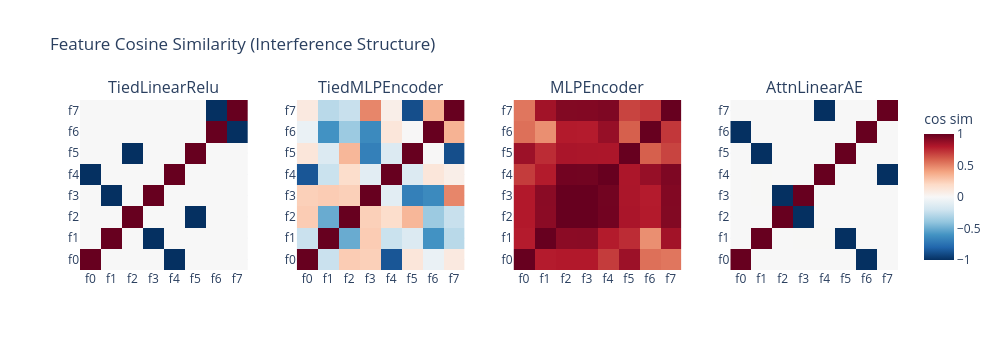

Write notebook code for a chart like this one.
### Markdown cell above
## Interference Structure

The cosine similarity matrix between feature embeddings shows which
features interfere with each other. Ideally, features with similar
importance but different identities should be orthogonal (zero cosine
similarity). In practice, superposition forces some features to share
directions.

### Code cell
# -- Cosine similarity matrices --

fig_cos = make_subplots(
    rows=1,
    cols=4,
    subplot_titles=list(models_sparse.keys()),
    horizontal_spacing=0.06,
)

for col_idx, (name, tm) in enumerate(models_sparse.items(), 1):
    cos_sim = tm.cosine_similarity_matrix.cpu().numpy()
    labels = [f"f{i}" for i in range(N_FEATURES)]
    fig_cos.add_trace(
        go.Heatmap(
            z=cos_sim,
            x=labels,
            y=labels,
            colorscale="RdBu_r",
            zmid=0,
            zmin=-1,
            zmax=1,
            showscale=(col_idx == 4),
            colorbar=dict(title="cos sim") if col_idx == 4 else None,
        ),
        row=1,
        col=col_idx,
    )

fig_cos.update_layout(
    title="Feature Cosine Similarity (Interference Structure)",
    template="plotly_white",
    height=350,
    width=1000,
)
fig_cos.show()

### Figure 1 — Plotly figure (JSON) as saved in the notebook; plotly's stock layout.template omitted (floating-point values rounded to 4 significant figures)
{"data": [{"colorscale": [[0.0, "rgb(5,48,97)"], [0.1, "rgb(33,102,172)"], [0.2, "rgb(67,147,195)"], [0.3, "rgb(146,197,222)"], [0.4, "rgb(209,229,240)"], [0.5, "rgb(247,247,247)"], [0.6, "rgb(253,219,199)"], [0.7, "rgb(244,165,130)"], [0.8, "rgb(214,96,77)"], [0.9, "rgb(178,24,43)"], [1.0, "rgb(103,0,31)"]], "showscale": false, "type": "heatmap", "x": ["f0", "f1", "f2", "f3", "f4", "f5", "f6", "f7"], "xaxis": "x", "y": ["f0", "f1", "f2", "f3", "f4", "f5", "f6", "f7"], "yaxis": "y", "z": [[1.0, 0.0008325, -0.0007889, -0.0004092, -1.0, 0.0004911, -0.001018, 0.0007942], [0.0008325, 1.0, 0.0009944, -1.0, -0.0003595, -0.001115, 0.001264, -0.0004275], [-0.0007889, 0.0009944, 1.0, -0.0005999, 0.0002601, -1.0, 0.0004123, 0.001152], [-0.0004092, -1.0, -0.0005999, 1.0, -6.458e-05, 0.0007211, -0.0008045, -3.134e-05], [-1.0, -0.0003595, 0.0002601, -6.458e-05, 1.0, 3.691e-05, -0.0001171, 0.0003406], [0.0004911, -0.001115, -1.0, 0.0007211, 3.691e-05, 1.0, 0.0002641, -0.001828], [-0.001018, 0.001264, 0.0004123, -0.0008045, -0.0001171, 0.0002641, 1.0, -1.0], [0.0007942, -0.0004275, 0.001152, -3.134e-05, 0.0003406, -0.001828, -1.0, 1.0]], "zmax": 1, "zmid": 0, "zmin": -1}, {"colorscale": [[0.0, "rgb(5,48,97)"], [0.1, "rgb(33,102,172)"], [0.2, "rgb(67,147,195)"], [0.3, "rgb(146,197,222)"], [0.4, "rgb(209,229,240)"], [0.5, "rgb(247,247,247)"], [0.6, "rgb(253,219,199)"], [0.7, "rgb(244,165,130)"], [0.8, "rgb(214,96,77)"], [0.9, "rgb(178,24,43)"], [1.0, "rgb(103,0,31)"]], "showscale": false, "type": "heatmap", "x": ["f0", "f1", "f2", "f3", "f4", "f5", "f6", "f7"], "xaxis": "x2", "y": ["f0", "f1", "f2", "f3", "f4", "f5", "f6", "f7"], "yaxis": "y2", "z": [[1.0, -0.2234, 0.2552, 0.2403, -0.8585, 0.1228, -0.06857, 0.09743], [-0.2234, 1.0, -0.5035, 0.2543, -0.2211, -0.144, -0.603, -0.2751], [0.2552, -0.5035, 1.0, 0.2401, 0.1774, 0.3322, -0.3675, -0.2285], [0.2403, 0.2543, 0.2401, 1.0, -0.1125, -0.6854, -0.6401, 0.4898], [-0.8585, -0.2211, 0.1774, -0.1125, 1.0, -0.1409, 0.1216, 0.063], [0.1228, -0.144, 0.3322, -0.6854, -0.1409, 1.0, 0.004904, -0.889], [-0.06857, -0.603, -0.3675, -0.6401, 0.1216, 0.004904, 1.0, 0.3465], [0.09743, -0.2751, -0.2285, 0.4898, 0.063, -0.889, 0.3465, 1.0]], "zmax": 1, "zmid": 0, "zmin": -1}, {"colorscale": [[0.0, "rgb(5,48,97)"], [0.1, "rgb(33,102,172)"], [0.2, "rgb(67,147,195)"], [0.3, "rgb(146,197,222)"], [0.4, "rgb(209,229,240)"], [0.5, "rgb(247,247,247)"], [0.6, "rgb(253,219,199)"], [0.7, "rgb(244,165,130)"], [0.8, "rgb(214,96,77)"], [0.9, "rgb(178,24,43)"], [1.0, "rgb(103,0,31)"]], "showscale": false, "type": "heatmap", "x": ["f0", "f1", "f2", "f3", "f4", "f5", "f6", "f7"], "xaxis": "x3", "y": ["f0", "f1", "f2", "f3", "f4", "f5", "f6", "f7"], "yaxis": "y3", "z": [[1.0, 0.7911, 0.8007, 0.7991, 0.6994, 0.8574, 0.5542, 0.5348], [0.7911, 1.0, 0.9045, 0.9063, 0.7928, 0.7437, 0.4644, 0.8427], [0.8007, 0.9045, 1.0, 1.0, 0.971, 0.8219, 0.7934, 0.928], [0.7991, 0.9063, 1.0, 1.0, 0.9703, 0.8198, 0.791, 0.9293], [0.6994, 0.7928, 0.971, 0.9703, 1.0, 0.8165, 0.8743, 0.9377], [0.8574, 0.7437, 0.8219, 0.8198, 0.8165, 1.0, 0.5991, 0.6777], [0.5542, 0.4644, 0.7934, 0.791, 0.8743, 0.5991, 1.0, 0.7125], [0.5348, 0.8427, 0.928, 0.9293, 0.9377, 0.6777, 0.7125, 1.0]], "zmax": 1, "zmid": 0, "zmin": -1}, {"colorbar": {"title": {"text": "cos sim"}}, "colorscale": [[0.0, "rgb(5,48,97)"], [0.1, "rgb(33,102,172)"], [0.2, "rgb(67,147,195)"], [0.3, "rgb(146,197,222)"], [0.4, "rgb(209,229,240)"], [0.5, "rgb(247,247,247)"], [0.6, "rgb(253,219,199)"], [0.7, "rgb(244,165,130)"], [0.8, "rgb(214,96,77)"], [0.9, "rgb(178,24,43)"], [1.0, "rgb(103,0,31)"]], "showscale": true, "type": "heatmap", "x": ["f0", "f1", "f2", "f3", "f4", "f5", "f6", "f7"], "xaxis": "x4", "y": ["f0", "f1", "f2", "f3", "f4", "f5", "f6", "f7"], "yaxis": "y4", "z": [[1.0, -0.001005, -0.0003734, -0.001527, -0.0009509, 0.0007074, -1.0, -0.0003825], [-0.001005, 1.0, -0.002435, 0.00276, 0.003073, -1.0, -0.0002118, -0.002562], [-0.0003734, -0.002435, 1.0, -1.0, -0.0005388, -0.0001889, 0.001975, -0.000142], [-0.001527, 0.00276, -1.0, 1.0, 0.00208, -0.0001293, -7.609e-05, -0.001396], [-0.0009509, 0.003073, -0.0005388, 0.00208, 1.0, 0.000693, 0.0006578, -1.0], [0.0007074, -1.0, -0.0001889, -0.0001293, 0.000693, 1.0, 0.0005036, -0.001202], [-1.0, -0.0002118, 0.001975, -7.609e-05, 0.0006578, 0.0005036, 1.0, 0.0006739], [-0.0003825, -0.002562, -0.000142, -0.001396, -1.0, -0.001202, 0.0006739, 1.0]], "zmax": 1, "zmid": 0, "zmin": -1}], "layout": {"annotations": [{"font": {"size": 16}, "showarrow": false, "text": "TiedLinearRelu", "x": 0.1025, "xanchor": "center", "xref": "paper", "y": 1.0, "yanchor": "bottom", "yref": "paper"}, {"font": {"size": 16}, "showarrow": false, "text": "TiedMLPEncoder", "x": 0.3675, "xanchor": "center", "xref": "paper", "y": 1.0, "yanchor": "bottom", "yref": "paper"}, {"font": {"size": 16}, "showarrow": false, "text": "MLPEncoder", "x": 0.6325, "xanchor": "center", "xref": "paper", "y": 1.0, "yanchor": "bottom", "yref": "paper"}, {"font": {"size": 16}, "showarrow": false, "text": "AttnLinearAE", "x": 0.8975, "xanchor": "center", "xref": "paper", "y": 1.0, "yanchor": "bottom", "yref": "paper"}], "height": 350, "title": {"text": "Feature Cosine Similarity (Interference Structure)"}, "width": 1000, "xaxis": {"anchor": "y", "domain": [0.0, 0.205]}, "xaxis2": {"anchor": "y2", "domain": [0.265, 0.47]}, "xaxis3": {"anchor": "y3", "domain": [0.53, 0.735]}, "xaxis4": {"anchor": "y4", "domain": [0.795, 1.0]}, "yaxis": {"anchor": "x", "domain": [0.0, 1.0]}, "yaxis2": {"anchor": "x2", "domain": [0.0, 1.0]}, "yaxis3": {"anchor": "x3", "domain": [0.0, 1.0]}, "yaxis4": {"anchor": "x4", "domain": [0.0, 1.0]}}}
